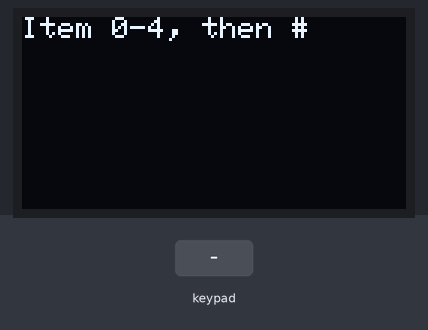
Bench run of a sketch on a simulated ESP32. Shown: 128×64 one-colour display. Inputs (shaded band) come from the test bench. What the sketch prints to the serial monitor is not drawn.

Above: at 1.2 s.
1.3 s: keypad keys 1 3 1 2 1 4 2 7 # pressed 0.4 s apart
At 5.8 s:
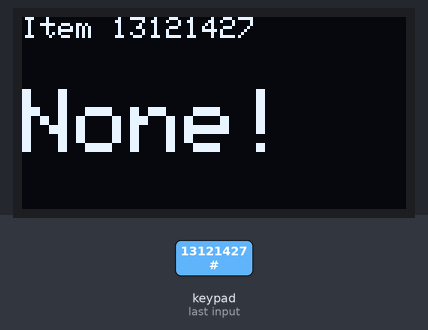
6.4 s: key '#' pressed
At 7.1 s:
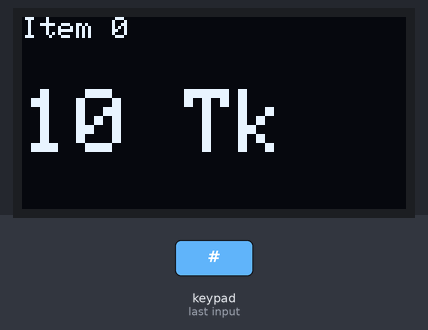
7.9 s: keypad keys 2 6 2 5 3 3 3 2 # pressed 0.4 s apart
At 11.9 s:
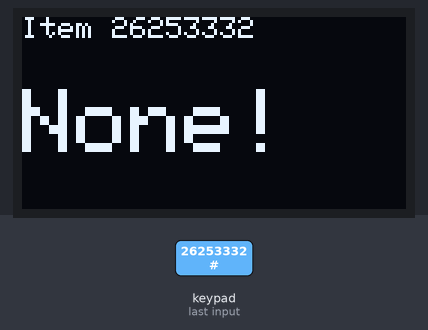
Timing chart, 0 to 13.4 s (numbered marks = the images above; inputs shaded):
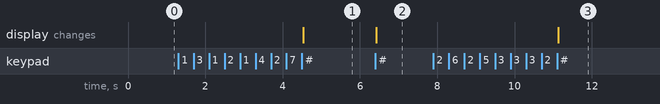

Measured:
- after the input at 1.3 s, the display: changes after 3.2 s (image 1)
- after the input at 6.4 s, the display: changes at once (image 2)
- after the input at 7.9 s, the display: changes after 3.2 s (image 3)

The sketch:

practice_2_prices_on_screen.ino
```cpp
// Chapter 8, Practice 2 - Prices on Screen
// E8.4 with the answer on the OLED: item in yellow, price big.

#include <Wire.h>
#include <Adafruit_GFX.h>
#include <Adafruit_SSD1306.h>
#include <Keypad.h>

const int SCREEN_WIDTH  = 128;
const int SCREEN_HEIGHT = 64;
Adafruit_SSD1306 display(SCREEN_WIDTH, SCREEN_HEIGHT, &Wire, -1);

const byte ROWS = 4;
const byte COLS = 4;
char keys[ROWS][COLS] = {
  {'1', '2', '3', 'A'},
  {'4', '5', '6', 'B'},
  {'7', '8', '9', 'C'},
  {'*', '0', '#', 'D'}
};
byte rowPins[ROWS] = {13, 12, 14, 27};
byte colPins[COLS] = {26, 25, 33, 32};
Keypad keypad = Keypad(makeKeymap(keys), rowPins, colPins, ROWS, COLS);

const int SIZE = 5;
int prices[SIZE] = {10, 25, 15, 40, 30};   // items 0 to 4
String typed = "";

void setup() {
  Serial.begin(115200);
  if (!display.begin(SSD1306_SWITCHCAPVCC, 0x3C)) {
    Serial.println("OLED not found");
  }
  display.setTextColor(SSD1306_WHITE);
  show("Item 0-4, then #", "");
}

void loop() {
  char key = keypad.getKey();
  if (!key) return;

  if (key >= '0' && key <= '9') {
    typed += key;
    Serial.print("Typed so far: ");
    Serial.println(typed);
  } else if (key == '#') {
    int item = typed.toInt();        // "3" becomes 3
    if (item >= 0 && item < SIZE) {
      show("Item " + String(item), String(prices[item]) + " Tk");
    } else {
      show("Item " + String(item), "None!");
    }
    typed = "";                      // ready for the next number
  }
}

// title in the yellow strip, big text in the blue area
void show(String title, String big) {
  display.clearDisplay();
  display.setTextSize(1);
  display.setCursor(0, 0);
  display.println(title);
  display.setTextSize(3);
  display.setCursor(0, 24);
  display.println(big);
  display.display();
}
```
